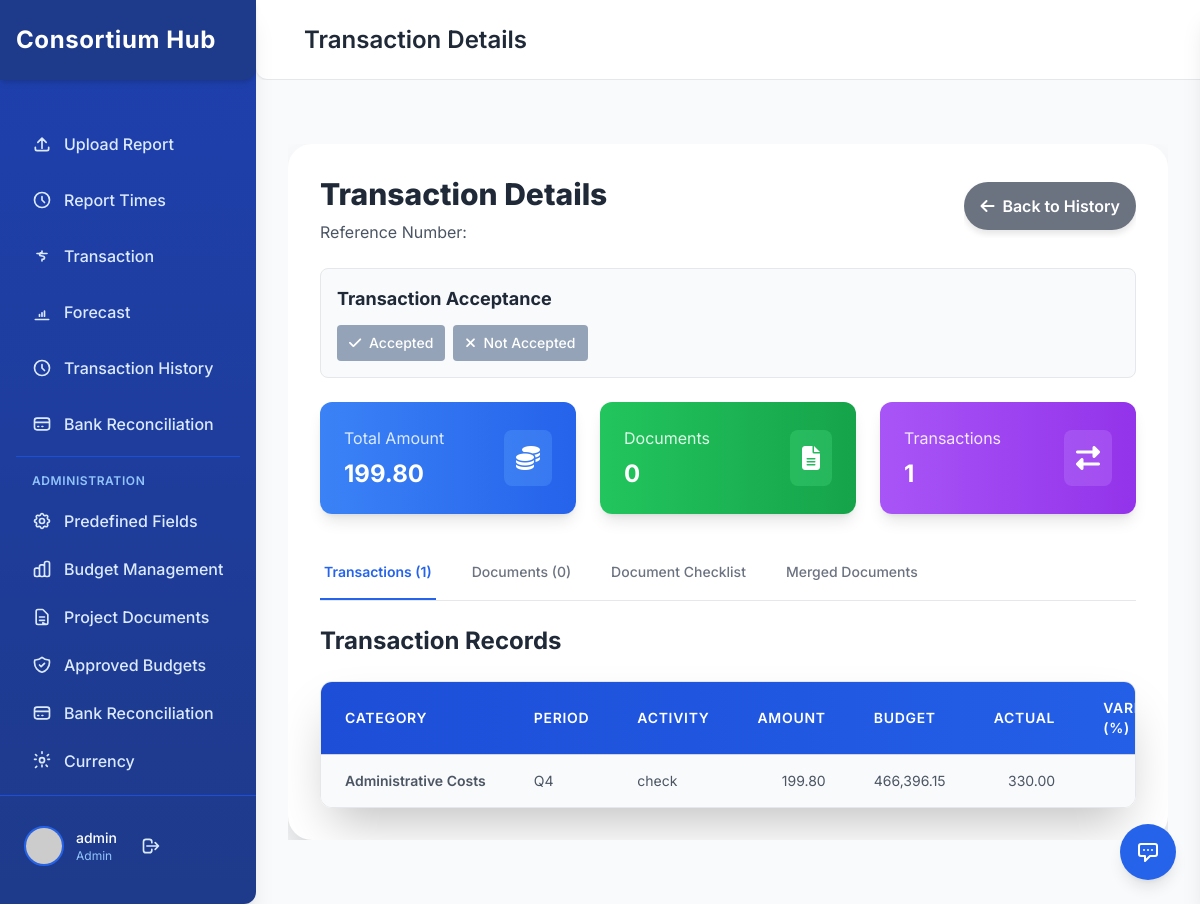
/transaction_detail.php?id=225 (signed in), run on the app's committed database.
### tables this page shows
CREATE TABLE `budget_preview` (
  `PreviewID` int(11) NOT NULL,
  `BudgetHeading` varchar(255) DEFAULT NULL,
  `Outcome` varchar(255) DEFAULT NULL,
  `Activity` varchar(255) DEFAULT NULL,
  `BudgetLine` varchar(255) DEFAULT NULL,
  `Description` text DEFAULT NULL,
  `Partner` varchar(255) DEFAULT NULL,
  `EntryDate` date DEFAULT NULL,
  `Amount` decimal(18,2) DEFAULT NULL,
  `PVNumber` varchar(50) DEFAULT NULL,
  `Documents` varchar(255) DEFAULT NULL,
  `DocumentPaths` text DEFAULT NULL,
  `DocumentTypes` varchar(500) DEFAULT NULL,
  `OriginalNames` varchar(500) DEFAULT NULL,
  `QuarterPeriod` varchar(10) DEFAULT NULL,
  `CategoryName` varchar(255) DEFAULT NULL,
  `OriginalBudget` decimal(18,2) DEFAULT NULL,
  `RemainingBudget` decimal(18,2) DEFAULT NULL,
  `ActualSpent` decimal(18,2) DEFAULT NULL,
  `VariancePercentage` decimal(5,2) DEFAULT NULL,
  `CreatedAt` timestamp NOT NULL DEFAULT current_timestamp(),
  `UpdatedAt` timestamp NOT NULL DEFAULT current_timestamp() ON UPDATE current_timestamp(),
  `cluster` varchar(255) DEFAULT NULL,
  `budget_id` int(11) DEFAULT NULL,
  `ForecastAmount` decimal(18,2) DEFAULT NULL,
  `COMMENTS` varchar(255) DEFAULT NULL,
  `ACCEPTANCE` varchar(255) DEFAULT NULL,
  `currency` varchar(3) DEFAULT 'ETB',
  `use_custom_rate` tinyint(1) NOT NULL DEFAULT 0,
  `usd_to_etb` decimal(18,4) DEFAULT NULL,
  `eur_to_etb` decimal(18,4) DEFAULT NULL,
  `usd_to_eur` decimal(18,4) DEFAULT NULL
);

### currency_functions.php (called while the page is built, shortened)
<?php
function getCurrencyRatesByClusterName($conn, $clusterName) {
    try {
        $stmt = $conn->prepare("SELECT cr.from_currency, cr.to_currency, cr.exchange_rate
                               FROM currency_rates cr
                               JOIN clusters c ON cr.cluster_id = c.id
                               WHERE c.cluster_name = ? AND cr.is_active = 1
                               ORDER BY cr.last_updated DESC");
        $stmt->execute([$clusterName]);
        $result = $stmt->fetchAll(PDO::FETCH_ASSOC);
        $rates = [];
        return $rates;
    } catch (Exception $e) {
        error_log("Error getting currency rates by cluster name: " . $e->getMessage());
        return false;
    }
}
?>

### transaction_detail.php (the view, shortened to what this page needs)
<?php
require_once 'config.php';
require_once 'currency_functions.php';
$userRole = $_SESSION['role'] ?? '';
$userCluster = $_SESSION['cluster_name'] ?? null;
$currencyRates = [];
if ($userCluster) {
    $currencyRates = getCurrencyRatesByClusterName($conn, $userCluster);
} else {
    $currencyRates = [
        'USD_to_ETB' => 55.0000,
        'EUR_to_ETB' => 60.0000
    ];
}
$transactionId = isset($_GET['id']) ? intval($_GET['id']) : 0;
$whereConditions = ["bp.PreviewID = :previewId"];
$params = [':previewId' => $transactionId];
$whereClause = implode(" AND ", $whereConditions);
$transactionQuery = "SELECT
    bp.PreviewID,
    bp.BudgetHeading,
    bp.Description as Activity,
    bp.Partner,
    bp.EntryDate,
    bp.Amount,
    bp.PVNumber,
    bp.QuarterPeriod,
    bp.CategoryName,
    bp.OriginalBudget,
    bp.RemainingBudget,
    bp.ActualSpent,
    bp.ForecastAmount,
    bp.VariancePercentage,
    YEAR(bp.EntryDate) as TransactionYear,
    bp.DocumentPaths,
    bp.DocumentTypes,
    bp.OriginalNames,
    bp.cluster,
    bp.ACCEPTANCE,
    bp.COMMENTS,
    bp.currency,
    bp.use_custom_rate,
    bp.usd_to_etb,
    bp.eur_to_etb,
    bp.usd_to_eur
FROM budget_preview bp
WHERE " . $whereClause . "
ORDER BY bp.EntryDate DESC, bp.PreviewID DESC";
try {
    $stmt = $conn->prepare($transactionQuery);
    $stmt->execute($params);
    $transactions = $stmt->fetchAll(PDO::FETCH_ASSOC);
} catch (PDOException $e) {
    die("Error fetching transactions: " . $e->getMessage());
}
$firstTransaction = $transactions[0];
$pvNumber = $firstTransaction['PVNumber'] ?? 'N/A';
$allDocuments = [];
?>
<!DOCTYPE html>
<html lang="en">
<head>
    <script src="https://cdn.tailwindcss.com"></script>
    <link rel="stylesheet" href="https://cdnjs.cloudflare.com/ajax/libs/font-awesome/6.4.0/css/all.min.css">
</head>
<body>
<?php
$included = defined('INCLUDED_FROM_INDEX') || isset($GLOBALS['in_index_context']);
if (!$included):
    include 'header.php';
?>
<div class="flex flex-col flex-1 min-w-0">
    <header class="flex items-center justify-between h-20 px-8 bg-white border-b border-gray-200 shadow-sm rounded-bl-xl">
        <div class="flex items-center">
            <h2 class="ml-4 text-2xl font-semibold text-gray-800">Transaction Details</h2>
        </div>
    </header>
    <main class="flex-1 p-8 overflow-y-auto overflow-x-auto bg-gray-50">
<?php else: ?>
    <?php include 'header.php'; ?>
<?php endif; ?>
    <div class="main-content-flex">
        <div class="content-container">
       <div id="transactionDetailSection" class="bg-white p-4 sm:p-6 md:p-8 rounded-3xl shadow-2xl w-full mx-auto card-hover animate-fadeIn">
                <div class="flex justify-between items-center mb-6">
                    <div>
                        <h3 class="text-3xl font-extrabold text-gray-800">Transaction Details</h3>
                        <p class="text-gray-600 mt-2">Reference Number: <span class="font-semibold"><?php echo htmlspecialchars($pvNumber); ?></span></p>
                    </div>
    <div class="flex-shrink-0 overflow-x-auto pb-2">
    <a href="history.php" class="mobile-full-width-btn bg-gray-500 text-white py-3 px-4 rounded-full font-semibold transition hover:bg-gray-600 btn-shadow flex items-center justify-center text-center whitespace-normal">
    <i class="fas fa-arrow-left"></i>
    <span class="hidden sm:inline ml-2">Back to History</span>
</a>
</div>
                </div>
                <?php if ($userRole === 'admin'): ?>
                    <?php
                    $accepted = isset($firstTransaction['ACCEPTANCE']) ? $firstTransaction['ACCEPTANCE'] : 0;
                    ?>
                    <div class="mb-6 p-4 bg-gray-50 rounded-lg border border-gray-200">
                        <h4 class="text-lg font-bold text-gray-800 mb-3">Transaction Acceptance</h4>
                        <div class="flex items-center gap-4">
                            <div class="flex gap-2">
                                <button class="btn-accept text-sm px-3 py-2 rounded <?php echo ($accepted == 1) ? 'accepted' : ''; ?>"
                                        onclick="setAcceptance(<?php echo $transactionId; ?>, 1)">
                                    <i class="fas fa-check mr-1"></i> Accepted
                                </button>
                                <button class="btn-reject text-sm px-3 py-2 rounded <?php echo ($accepted == 0) ? 'not-accepted' : ''; ?>"
                                        onclick="openCommentModal(<?php echo $transactionId; ?>)">
                                    <i class="fas fa-times mr-1"></i> Not Accepted
                                </button>
                            </div>
                        </div>
                    </div>
                <?php endif; ?>
             <div class="flex flex-wrap justify-center gap-4 sm:gap-6 mb-6 sm:mb-8 px-2 sm:px-0">
   <div class="flex-1 min-w-[200px] sm:min-w-[250px] max-w-[300px] bg-gradient-to-r from-blue-500 to-blue-600 rounded-xl p-4 sm:p-6 text-white shadow-lg">
        <div class="flex justify-between items-center">
            <div>
                <p class="text-blue-100">Total Amount</p>
                <p class="text-2xl font-bold mt-2">
                    <?php
                    $totalAmountETB = 0;
                    foreach ($transactions as $trans) {
                        $effectiveRates = $currencyRates;
                        $transactionCurrency = $trans['currency'] ?? 'USD';
                        $amount = $trans['Amount'] ?? 0;
                        if ($transactionCurrency === 'USD') {
                            $totalAmountETB += $amount * ($effectiveRates['USD_to_ETB'] ?? 55.0000);
                        } elseif ($transactionCurrency === 'EUR') {
                            $totalAmountETB += $amount * ($effectiveRates['EUR_to_ETB'] ?? 60.0000);
                        } else {
                            $totalAmountETB += $amount;
                        }
                    }
                    echo number_format($totalAmountETB, 2);
                    ?>
                </p>
            </div>
            <div class="bg-blue-400 bg-opacity-30 p-3 rounded-lg">
                <i class="fas fa-coins text-2xl"></i>
            </div>
        </div>
    </div>
    <div class="flex-1 min-w-[250px] max-w-[300px] bg-gradient-to-r from-green-500 to-green-600 rounded-xl p-6 text-white shadow-lg">
        <div class="flex justify-between items-center">
            <div>
                <p class="text-green-100">Documents</p>
                <p class="text-2xl font-bold mt-2"><?php echo count($allDocuments); ?></p>
            </div>
            <div class="bg-green-400 bg-opacity-30 p-3 rounded-lg">
                <i class="fas fa-file-alt text-2xl"></i>
            </div>
        </div>
    </div>
    <div class="flex-1 min-w-[250px] max-w-[300px] bg-gradient-to-r from-purple-500 to-purple-600 rounded-xl p-6 text-white shadow-lg">
        <div class="flex justify-between items-center">
            <div>
                <p class="text-purple-100">Transactions</p>
                <p class="text-2xl font-bold mt-2"><?php echo count($transactions); ?></p>
            </div>
            <div class="bg-purple-400 bg-opacity-30 p-3 rounded-lg">
                <i class="fas fa-exchange-alt text-2xl"></i>
            </div>
        </div>
    </div>
</div>
                <div class="mb-6 border-b border-gray-200">
                    <nav class="tab-container flex space-x-8">
                        <button onclick="showTab('transactions')" id="transactions-tab" class="tab-button py-4 px-1 border-b-2 font-medium text-sm active-tab">
                            Transactions (<?php echo count($transactions); ?>)
                        </button>
                        <button onclick="showTab('documents')" id="documents-tab" class="tab-button py-4 px-1 border-b-2 font-medium text-sm">
                            Documents (<?php echo count($allDocuments); ?>)
                        </button>
                        <button onclick="showTab('checklist')" id="checklist-tab" class="tab-button py-4 px-1 border-b-2 font-medium text-sm">
                            Document Checklist
                        </button>
                        <button onclick="showTab('merged')" id="merged-tab" class="tab-button py-4 px-1 border-b-2 font-medium text-sm">
                            Merged Documents
                        </button>
                    </nav>
                </div>
                <div id="transactions-tab-content" class="tab-content">
                    <h4 class="text-2xl font-bold text-gray-800 mb-6">Transaction Records</h4>
                    <div class="table-container rounded-xl shadow-2xl border border-gray-200 bg-white">
                        <table class="min-w-full divide-y divide-gray-300 financial-table">
                            <thead class="table-header">
                                <tr>
                                    <th scope="col" class="px-6 py-4 text-left text-sm font-bold uppercase tracking-wider">Category</th>
                                    <th scope="col" class="px-6 py-4 text-left text-sm font-bold uppercase tracking-wider">Period</th>
                                    <th scope="col" class="px-6 py-4 text-left text-sm font-bold uppercase tracking-wider">Activity</th>
                                    <th scope="col" class="px-6 py-4 text-right text-sm font-bold uppercase tracking-wider">Amount</th>
                                    <th scope="col" class="px-6 py-4 text-right text-sm font-bold uppercase tracking-wider">Budget</th>
                                    <th scope="col" class="px-6 py-4 text-right text-sm font-bold uppercase tracking-wider">Actual</th>
                                    <th scope="col" class="px-6 py-4 text-right text-sm font-bold uppercase tracking-wider">Variance (%)</th>
                                </tr>
                            </thead>
                            <tbody class="table-body divide-y divide-gray-200">
                                <?php foreach ($transactions as $transaction): ?>
                                    <?php
                                        $categoryDisplay = $transaction['CategoryName'] ?? $transaction['BudgetHeading'];
                                        $quarterDisplay = $transaction['QuarterPeriod'] ?? 'Unknown';
                                        $effectiveRates = $currencyRates;
                                        $transactionCurrency = $transaction['currency'] ?? 'USD';
                                        $amountOriginal = $transaction['Amount'] ?? 0;
                                        if ($transactionCurrency === 'USD') {
                                            $amountETB = $amountOriginal * ($effectiveRates['USD_to_ETB'] ?? 55.0000);
                                        } elseif ($transactionCurrency === 'EUR') {
                                            $amountETB = $amountOriginal * ($effectiveRates['EUR_to_ETB'] ?? 60.0000);
                                        } else {
                                            $amountETB = $amountOriginal;
                                        }
                                        $budgetUSD = $transaction['OriginalBudget'] ?? 0;
                                        $budgetETB = $budgetUSD * ($effectiveRates['USD_to_ETB'] ?? 55.0000);
                                        $actualUSD = $transaction['ActualSpent'] ?? 0;
                                        $actualETB = $actualUSD * ($effectiveRates['USD_to_ETB'] ?? 55.0000);
                                        $varianceClass = 'variance-neutral';
                                    ?>
                                    <tr>
                                        <td class="px-6 py-4 whitespace-nowrap text-sm font-semibold text-gray-900">
                                            <?php echo htmlspecialchars($categoryDisplay); ?>
                                        </td>
                                        <td class="px-6 py-4 whitespace-nowrap text-sm text-gray-700">
                                            <?php echo htmlspecialchars($quarterDisplay); ?>
                                        </td>
                                        <td class="px-6 py-4 whitespace-nowrap text-sm text-gray-700">
                                            <?php echo htmlspecialchars($transaction['Activity'] ?? 'N/A'); ?>
                                        </td>
                                        <td class="px-6 py-4 whitespace-nowrap text-sm text-gray-700 text-right">
                                            <?php
                                            echo number_format($amountETB, 2);
                                            ?>
                                        </td>
                                        <td class="px-6 py-4 whitespace-nowrap text-sm text-gray-700 text-right">
                                            <?php echo number_format($budgetETB, 2); ?>
                                        </td>
                                        <td class="px-6 py-4 whitespace-nowrap text-sm text-gray-700 text-right">
                                            <?php echo number_format($actualETB, 2); ?>
                                        </td>
                                        <td class="px-6 py-4 whitespace-nowrap text-sm text-gray-700 text-right <?php echo $varianceClass; ?>">
                                        </td>
                                    </tr>
                                <?php endforeach; ?>
                            </tbody>
                        </table>
                    </div>
                </div>
            </div>
        </div>
    </div>
<?php if (!$included): ?>
    </main>
</div>
<?php endif; ?>
</body>
</html>

### data on the page
budget_preview: CategoryName "Administrative Costs", QuarterPeriod "Q4", Description "check", Amount "199.80", OriginalBudget "466,396.15", ActualSpent "330.00"

### other printed values
$_SESSION['username'] "admin"
$_SESSION['role'] "Admin"
$totalAmountETB "199.80"
count($allDocuments) "0"
count($transactions) "1"
